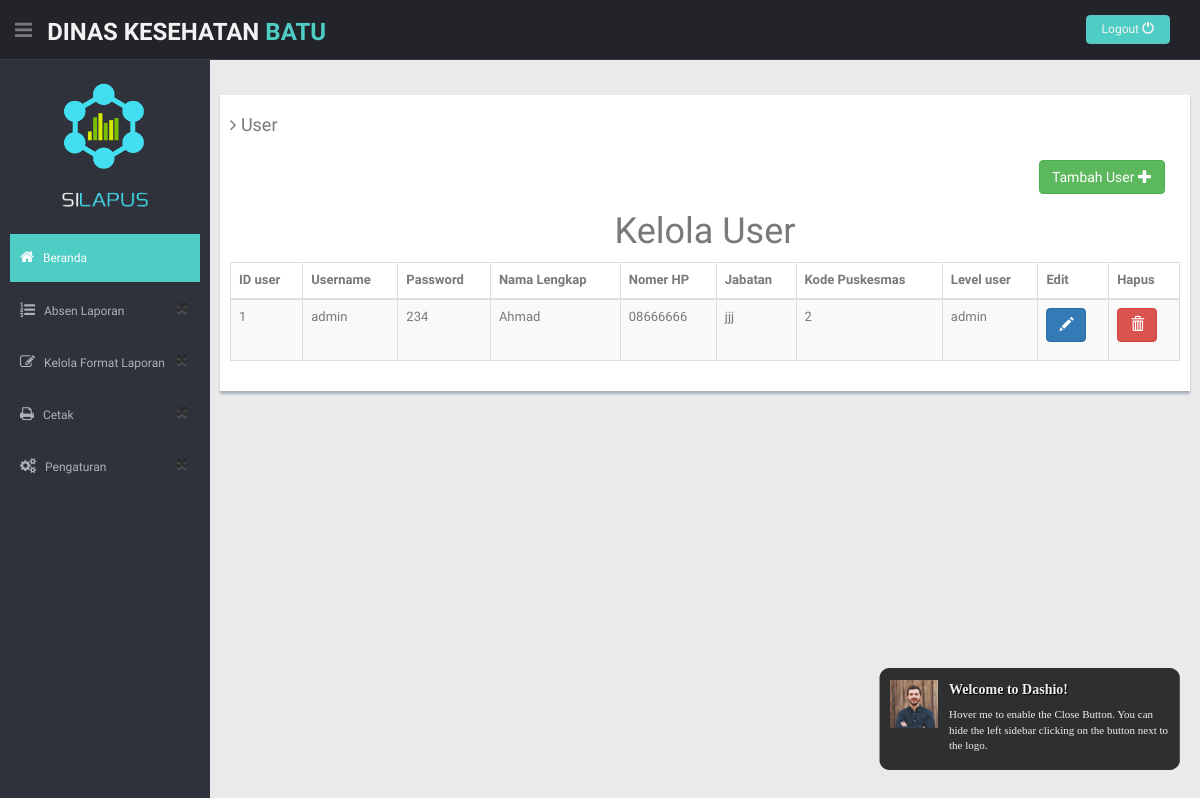
/index.php/Login/data, run on an earlier commit of the app's database.
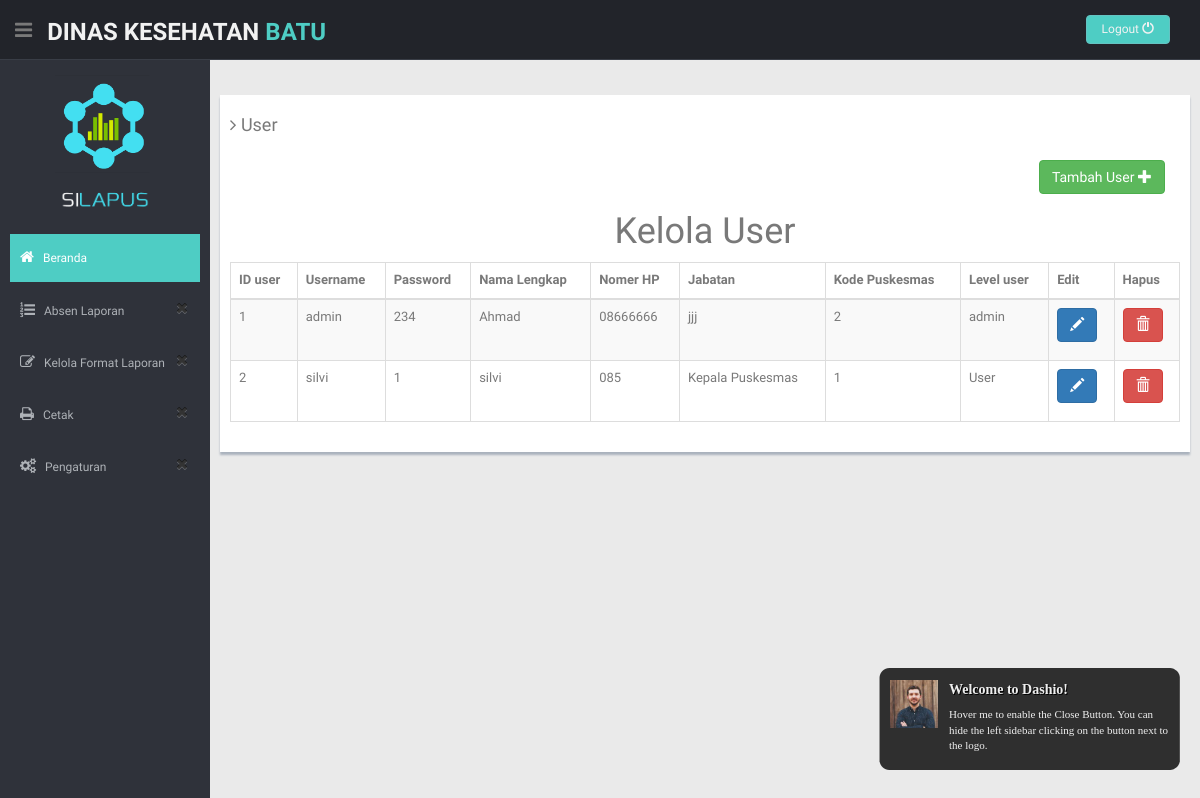
And on a later commit of the database.
### tables this page shows
CREATE TABLE `user` (
  `idUser` int(11) NOT NULL,
  `username` varchar(50) NOT NULL,
  `password` varchar(50) NOT NULL,
  `nama` varchar(100) NOT NULL,
  `noHp` varchar(15) NOT NULL,
  `idPuskesmas` int(10) DEFAULT NULL,
  `level` varchar(15) NOT NULL,
  `jabatan` varchar(50) NOT NULL
);

### application/controllers/Login.php (called while the page is built, shortened)
<?php
class Login extends CI_Controller {
	public function __construct()
	{
		$this->load->library('form_validation');
		$this->load->model('UserModel');
		$this->load->model('PuskesmasModel');
	}
	public function data()
	{
		$data['user_object']=$this->UserModel->getUserQueryObject();
		$data['puskesmas_object']=$this->PuskesmasModel->getDataPuskesmas();
		$this->load->view('header');
		 $this->load->view('user_list', $data);
	}
	}

### index.php (called while the page is built, shortened)
<?php
require_once BASEPATH.'core/CodeIgniter.php';

### application/models/UserModel.php (called while the page is built, shortened)
<?php
class UserModel extends CI_Model {
    public function getUserQueryObject(){
        $query=$this->db->query('SELECT * FROM user');
        return $query->result();
    }
  }
?>

### application/views/user_list.php (the view, shortened to what this page needs)
    <section id="main-content">
      <section class="wrapper">
        <div class="row">
          <div class="row mt">
          <div class="col-lg-12">
            <div class="form-panel">
              <h4 class="mb"><i class="fa fa-angle-right"></i> User</h4>
                <div class="form-group">
                <div class="col-sm-12" align="right">
                <a href="<?php echo site_url()?>/login/tambahUser"><button type="submit" class="btn btn-success">Tambah User  <span class="glyphicon glyphicon-plus"></button></a>
                           <br><br>
                  </div>
                </div>
                <table id="table" class="table table-striped table-bordered" cellspacing="0" width="100%">
            <thead>
           <center><h1>Kelola User</h1> </center>
                <tr>
                    <th>ID user</th>
                    <th>Username</th>
                    <th>Password</th>
                    <th>Nama Lengkap</th>
                    <th>Nomer HP</th>
                    <th>Jabatan</th>
                    <th>Kode Puskesmas</th>
                    <th>Level user</th>
                    <th>Edit</th>
                    <th>Hapus</th>
                </tr>
            </thead>
            <tbody>
                  <?php foreach ($user_object as $key){ ?>
                  <tr>
                      <td><?php echo $key->idUser ?></td>
                      <td><?php echo $key->username ?></td>
                      <td><?php echo $key->password ?></td>
                      <td><?php echo $key->nama ?></td>
                      <td><?php echo $key->noHp ?></td>
                      <td><?php echo $key->jabatan ?></td>
                      <td><?php echo $key->idPuskesmas ?></td>
                      <td><?php echo $key->level ?></td>
                        <td><a href="javascript:void(0);" onclick="showmodal('<?php echo $key->idUser ?>','<?php echo $key->username ?>','<?php echo $key->password ?>','<?php echo $key->nama ?>','<?php echo $key->noHp ?>','<?php echo $key->jabatan?>','<?php echo $key->idPuskesmas ?>','<?php echo $key->level ?>')" data-toggle="modal" data-target="#myModalEdit"><button class="btn btn-primary"><span class="glyphicon glyphicon-pencil"></span></button></a></p></td>
                         <td><a href="<?php echo site_url()?>/Login/Delete/<?php echo $key->idUser ?>"><p data-placement="top" data-toggle="tooltip" title="Delete"><button class="btn btn-danger" data-title="Delete" data-toggle="modal" data-target="#delete" ><span class="glyphicon glyphicon-trash"></span></button></p></td></a>
                        </tr>
                  <?php } ?>
                </tbody>
        </table>
            </div>
          </div>
        </div>
    </div>
      </section>
    </section>
<body onload="makeDisabled()">
</body>
</html>

What changed in the data, as far as the page shows it:
added user: idUser "2", username "silvi", password "1", nama "silvi", noHp "085", jabatan "Kepala Puskesmas", idPuskesmas "1", level "User"
